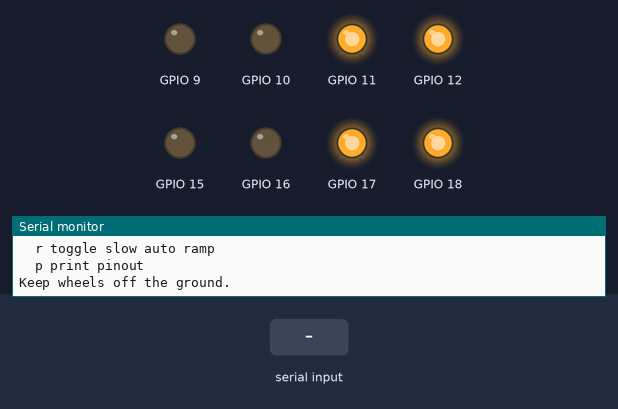
Bench run of a sketch on a simulated ESP32. Shown: output pins drawn as LEDs (lit = HIGH), the last lines printed to the serial monitor. Inputs (shaded band) come from the test bench.

Above: at 1.6 s.
1.7 s: "w" received over Serial
At 2.3 s:
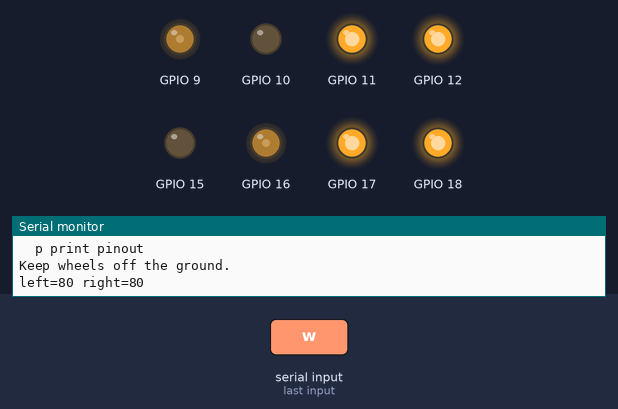
3.2 s: "s" received over Serial
At 4.4 s:
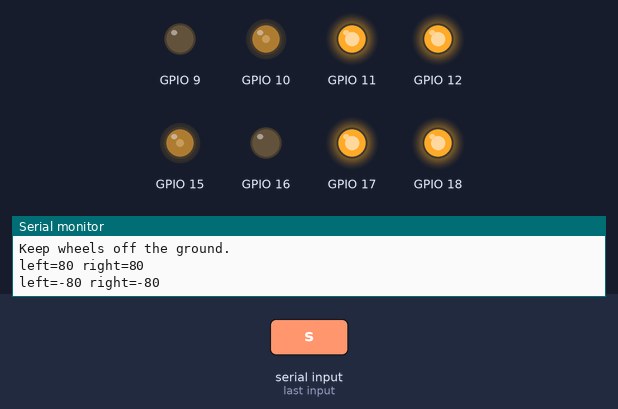
4.7 s: "a" received over Serial
At 5.8 s:
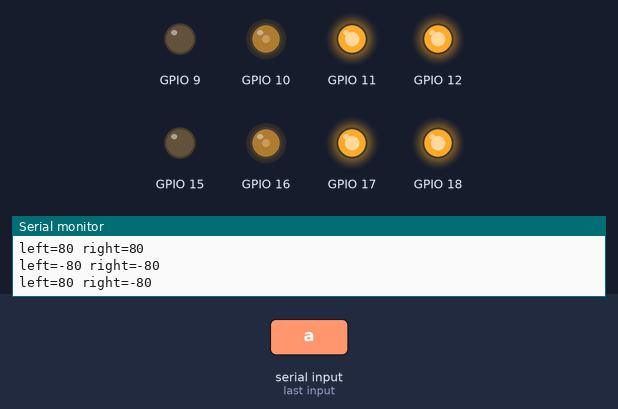
6.2 s: "d" received over Serial
At 7.0 s:
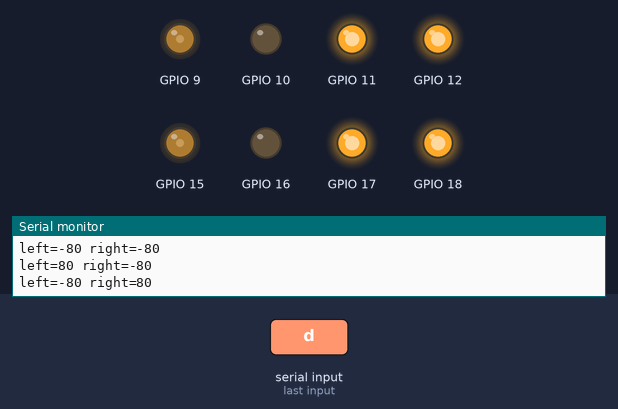
7.7 s: "i" received over Serial
At 8.1 s:
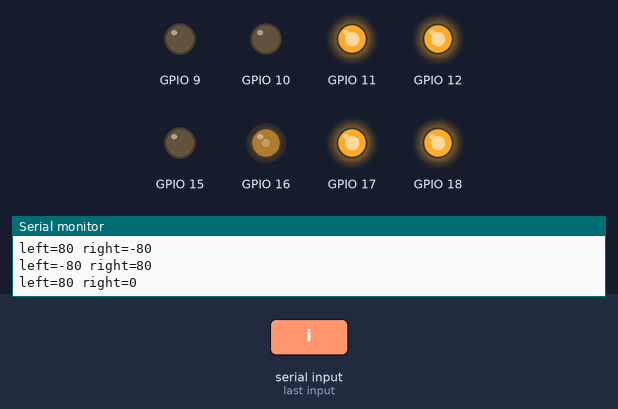
9.2 s: "k" received over Serial
At 10.4 s:
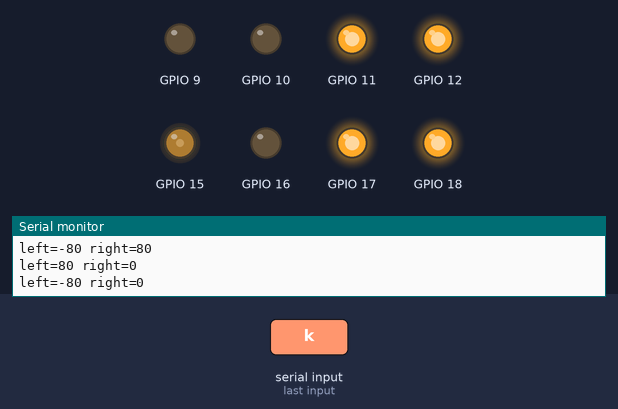
Timing chart, 0 to 11.7 s (numbered marks = the images above; inputs shaded):
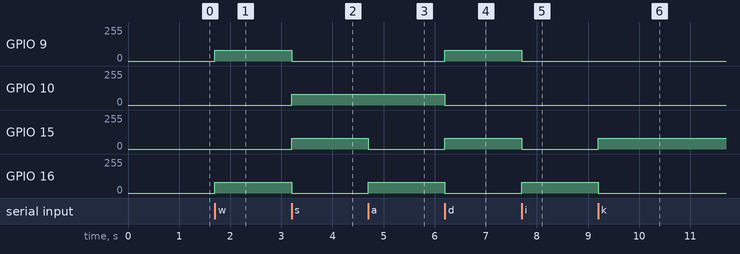

Measured:
- after the input at 1.7 s, GPIO 9, GPIO 16: 0/255 → 80/255 at once
- after the input at 3.2 s, GPIO 9, GPIO 16: 80/255 → 0/255 at once; GPIO 10, GPIO 15: 0/255 → 80/255 at once
- after the input at 4.7 s, GPIO 15: 80/255 → 0/255 at once; GPIO 16: 0/255 → 80/255 at once
- after the input at 6.2 s, GPIO 9, GPIO 15: 0/255 → 80/255 at once; GPIO 10, GPIO 16: 80/255 → 0/255 at once
- after the input at 7.7 s, GPIO 9, GPIO 15: 80/255 → 0/255 at once; GPIO 16: 0/255 → 80/255 at once
- after the input at 9.2 s, GPIO 15: 0/255 → 80/255 at once; GPIO 16: 80/255 → 0/255 at once

The sketch:

bts_motor_test.ino
```cpp
#include <Arduino.h>
#include <esp_arduino_version.h>

struct BTS {
  uint8_t lpwm;
  uint8_t rpwm;
  uint8_t len;
  uint8_t ren;
  uint8_t chL;
  uint8_t chR;
};

BTS leftMotor  = {15, 16, 17, 18, 0, 1};
BTS rightMotor = { 9, 10, 11, 12, 2, 3};

const bool LEFT_MOTOR_INVERT = true;
const bool RIGHT_MOTOR_INVERT = false;

#define MOTOR_PWM_FREQ 20000
#define MOTOR_PWM_BITS 8

int testSpeed = 80;
bool autoRamp = false;

void printPinout() {
  Serial.println("Receiver BTS pinout:");
  Serial.printf("  Left  LPWM=%u RPWM=%u L_EN=%u R_EN=%u\n",
                leftMotor.lpwm, leftMotor.rpwm, leftMotor.len, leftMotor.ren);
  Serial.printf("  Right LPWM=%u RPWM=%u L_EN=%u R_EN=%u\n",
                rightMotor.lpwm, rightMotor.rpwm, rightMotor.len, rightMotor.ren);
}

void pwmAttach(uint8_t pin, uint8_t channel) {
#if ESP_ARDUINO_VERSION_MAJOR >= 3
  ledcAttachChannel(pin, MOTOR_PWM_FREQ, MOTOR_PWM_BITS, channel);
#else
  ledcSetup(channel, MOTOR_PWM_FREQ, MOTOR_PWM_BITS);
  ledcAttachPin(pin, channel);
#endif
}

void pwmWrite(uint8_t pin, uint8_t channel, uint8_t duty) {
#if ESP_ARDUINO_VERSION_MAJOR >= 3
  ledcWrite(pin, duty);
#else
  (void)pin;
  ledcWrite(channel, duty);
#endif
}

void drive(BTS &motor, int speed, bool invert) {
  speed = constrain(speed, -255, 255);
  if (invert) speed = -speed;
  if (speed == 0) {
    pwmWrite(motor.lpwm, motor.chL, 0);
    pwmWrite(motor.rpwm, motor.chR, 0);
  } else if (speed > 0) {
    pwmWrite(motor.rpwm, motor.chR, 0);
    pwmWrite(motor.lpwm, motor.chL, speed);
  } else {
    pwmWrite(motor.lpwm, motor.chL, 0);
    pwmWrite(motor.rpwm, motor.chR, -speed);
  }
}

void driveBoth(int left, int right) {
  drive(leftMotor, left, LEFT_MOTOR_INVERT);
  drive(rightMotor, right, RIGHT_MOTOR_INVERT);
  Serial.printf("left=%d right=%d\n", left, right);
}

void stopMotors() {
  driveBoth(0, 0);
}

void setupMotorPins() {
  uint8_t pins[] = {
    leftMotor.lpwm, leftMotor.rpwm, leftMotor.len, leftMotor.ren,
    rightMotor.lpwm, rightMotor.rpwm, rightMotor.len, rightMotor.ren
  };
  for (uint8_t pin : pins) {
    pinMode(pin, OUTPUT);
    digitalWrite(pin, LOW);
  }

  pwmAttach(leftMotor.lpwm, leftMotor.chL);
  pwmAttach(leftMotor.rpwm, leftMotor.chR);
  pwmAttach(rightMotor.lpwm, rightMotor.chL);
  pwmAttach(rightMotor.rpwm, rightMotor.chR);
  stopMotors();

  digitalWrite(leftMotor.len, HIGH);
  digitalWrite(leftMotor.ren, HIGH);
  digitalWrite(rightMotor.len, HIGH);
  digitalWrite(rightMotor.ren, HIGH);
}

void printHelp() {
  Serial.println();
  Serial.println("BTS motor test commands:");
  Serial.println("  w forward");
  Serial.println("  s reverse");
  Serial.println("  a spin left");
  Serial.println("  d spin right");
  Serial.println("  i left motor forward");
  Serial.println("  k left motor reverse");
  Serial.println("  o right motor forward");
  Serial.println("  l right motor reverse");
  Serial.println("  0 stop");
  Serial.println("  + speed up");
  Serial.println("  - speed down");
  Serial.println("  r toggle slow auto ramp");
  Serial.println("  p print pinout");
  Serial.println("Keep wheels off the ground.");
  Serial.println();
}

void handleSerial() {
  while (Serial.available()) {
    char c = Serial.read();
    if (c == 'w') driveBoth(testSpeed, testSpeed);
    else if (c == 's') driveBoth(-testSpeed, -testSpeed);
    else if (c == 'a') driveBoth(testSpeed, -testSpeed);
    else if (c == 'd') driveBoth(-testSpeed, testSpeed);
    else if (c == 'i') driveBoth(testSpeed, 0);
    else if (c == 'k') driveBoth(-testSpeed, 0);
    else if (c == 'o') driveBoth(0, testSpeed);
    else if (c == 'l') driveBoth(0, -testSpeed);
    else if (c == '0') {
      autoRamp = false;
      stopMotors();
    } else if (c == '+') {
      testSpeed = constrain(testSpeed + 10, 0, 255);
      Serial.printf("testSpeed=%d\n", testSpeed);
    } else if (c == '-') {
      testSpeed = constrain(testSpeed - 10, 0, 255);
      Serial.printf("testSpeed=%d\n", testSpeed);
    } else if (c == 'r') {
      autoRamp = !autoRamp;
      Serial.println(autoRamp ? "auto ramp on" : "auto ramp off");
      if (!autoRamp) stopMotors();
    } else if (c == 'p') {
      printPinout();
    } else if (c == 'h' || c == '?') {
      printHelp();
    }
  }
}

void runAutoRamp() {
  if (!autoRamp) return;

  static uint32_t lastStep = 0;
  static int speed = 0;
  static int dir = 1;

  if (millis() - lastStep < 80) return;
  lastStep = millis();

  speed += dir * 5;
  if (speed >= testSpeed || speed <= -testSpeed) dir = -dir;
  driveBoth(speed, speed);
}

void setup() {
  Serial.begin(115200);
  delay(400);
  setupMotorPins();
  printPinout();
  printHelp();
}

void loop() {
  handleSerial();
  runAutoRamp();
}
```
